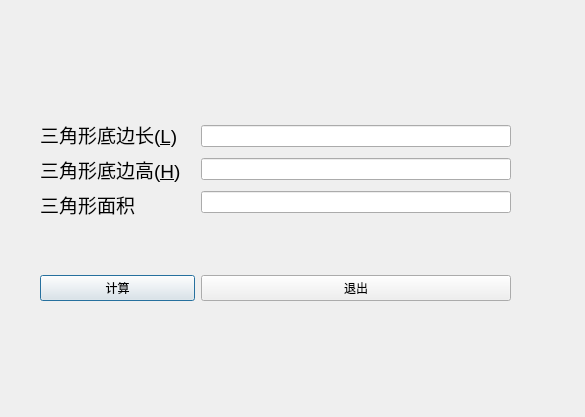
<?xml version="1.0" encoding="UTF-8"?>
<ui version="4.0">
 <class>TriangleDialog</class>
 <widget class="QDialog" name="TriangleDialog">
  <property name="geometry">
   <rect>
    <x>0</x>
    <y>0</y>
    <width>585</width>
    <height>417</height>
   </rect>
  </property>
  <property name="windowTitle">
   <string>Dialog</string>
  </property>
  <widget class="QWidget" name="">
   <property name="geometry">
    <rect>
     <x>40</x>
     <y>70</y>
     <width>471</width>
     <height>281</height>
    </rect>
   </property>
   <layout class="QGridLayout" name="gridLayout">
    <item row="0" column="0">
     <layout class="QVBoxLayout" name="verticalLayout">
      <item>
       <widget class="QLabel" name="label">
        <property name="font">
         <font>
          <pointsize>14</pointsize>
         </font>
        </property>
        <property name="text">
         <string>三角形底边长(&amp;L)</string>
        </property>
        <property name="textFormat">
         <enum>Qt::AutoText</enum>
        </property>
        <property name="buddy">
         <cstring>lengthEdit</cstring>
        </property>
       </widget>
      </item>
      <item>
       <widget class="QLabel" name="label_2">
        <property name="font">
         <font>
          <pointsize>14</pointsize>
         </font>
        </property>
        <property name="text">
         <string>三角形底边高(&amp;H)</string>
        </property>
        <property name="textFormat">
         <enum>Qt::AutoText</enum>
        </property>
        <property name="buddy">
         <cstring>heightEdit</cstring>
        </property>
       </widget>
      </item>
      <item>
       <widget class="QLabel" name="label_3">
        <property name="font">
         <font>
          <pointsize>14</pointsize>
         </font>
        </property>
        <property name="text">
         <string>三角形面积</string>
        </property>
        <property name="textFormat">
         <enum>Qt::AutoText</enum>
        </property>
        <property name="buddy">
         <cstring>areaEdit</cstring>
        </property>
       </widget>
      </item>
     </layout>
    </item>
    <item row="0" column="1" colspan="2">
     <layout class="QVBoxLayout" name="verticalLayout_2">
      <item>
       <widget class="QLineEdit" name="lengthEdit"/>
      </item>
      <item>
       <widget class="QLineEdit" name="heightEdit"/>
      </item>
      <item>
       <widget class="QLineEdit" name="areaEdit"/>
      </item>
     </layout>
    </item>
    <item row="1" column="0">
     <widget class="QPushButton" name="pushButton">
      <property name="text">
       <string>计算</string>
      </property>
     </widget>
    </item>
    <item row="1" column="1" colspan="2">
     <widget class="QPushButton" name="pushButton_2">
      <property name="text">
       <string>退出</string>
      </property>
     </widget>
    </item>
   </layout>
  </widget>
 </widget>
 <resources/>
 <connections/>
</ui>
